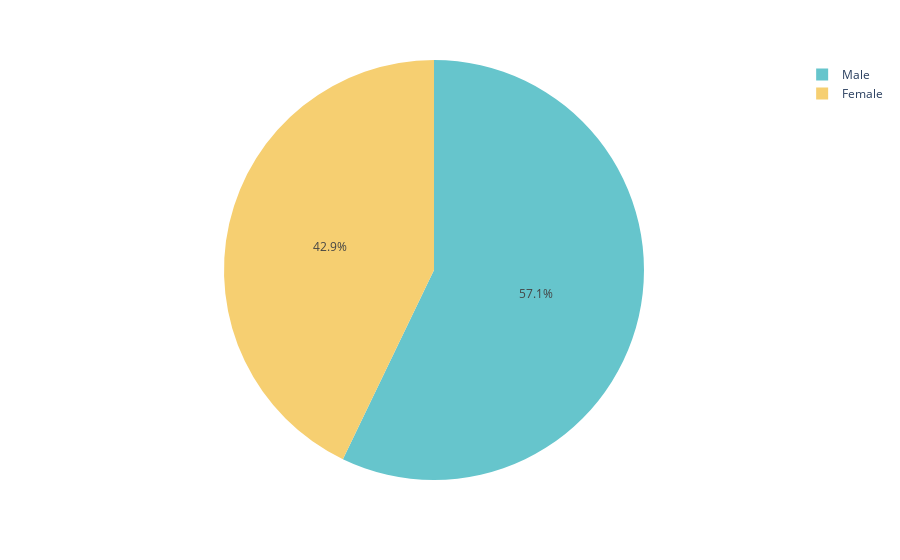
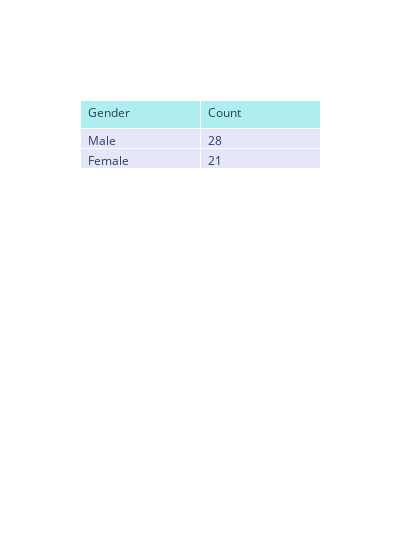

The notebook cell these images were saved under, in order:
### Code cell
# Gender count 
gender_counts = df_age["What is your gender"].value_counts().reset_index()
gender_counts.columns = ["Gender", "Count"]

# Plot the pie chart using Plotly with warmer colors
fig = px.pie(gender_counts, values="Count", names="Gender", 
             #title="Distribution of Participants by Gender",
             color_discrete_sequence=px.colors.qualitative.Pastel)

fig.show()


# Create a table trace
table_trace = go.Table(
    header=dict(values=["Gender", "Count"],
                fill=dict(color='paleturquoise'),
                align=['left'] * 5),
    cells=dict(values=[gender_counts['Gender'], gender_counts['Count']],
               fill=dict(color='lavender'),
               align=['left'] * 5))

# Create figure
fig = go.Figure(data=[table_trace])

# Update layout
fig.update_layout(
    width=400,
)
fig.show()

### Figure 1 — Plotly figure (JSON) as saved in the notebook; plotly's stock layout.template omitted (floating-point values rounded to 4 significant figures)
{"data": [{"domain": {"x": [0, 1], "y": [0, 1]}, "hovertemplate": "Gender=%{label}<br>Count=%{value}<extra></extra>", "labels": ["Male", "Female"], "legendgroup": "", "name": "", "showlegend": true, "type": "pie", "values": [28, 21]}], "layout": {"legend": {"tracegroupgap": 0}, "margin": {"t": 60}, "piecolorway": ["rgb(102, 197, 204)", "rgb(246, 207, 113)", "rgb(248, 156, 116)", "rgb(220, 176, 242)", "rgb(135, 197, 95)", "rgb(158, 185, 243)", "rgb(254, 136, 177)", "rgb(201, 219, 116)", "rgb(139, 224, 164)", "rgb(180, 151, 231)", "rgb(179, 179, 179)"]}}

### Figure 2 — Plotly figure (JSON) as saved in the notebook; plotly's stock layout.template omitted (floating-point values rounded to 4 significant figures)
{"data": [{"cells": {"align": ["left", "left", "left", "left", "left"], "fill": {"color": "lavender"}, "values": [["Male", "Female"], [28, 21]]}, "header": {"align": ["left", "left", "left", "left", "left"], "fill": {"color": "paleturquoise"}, "values": ["Gender", "Count"]}, "type": "table"}], "layout": {"width": 400}}
